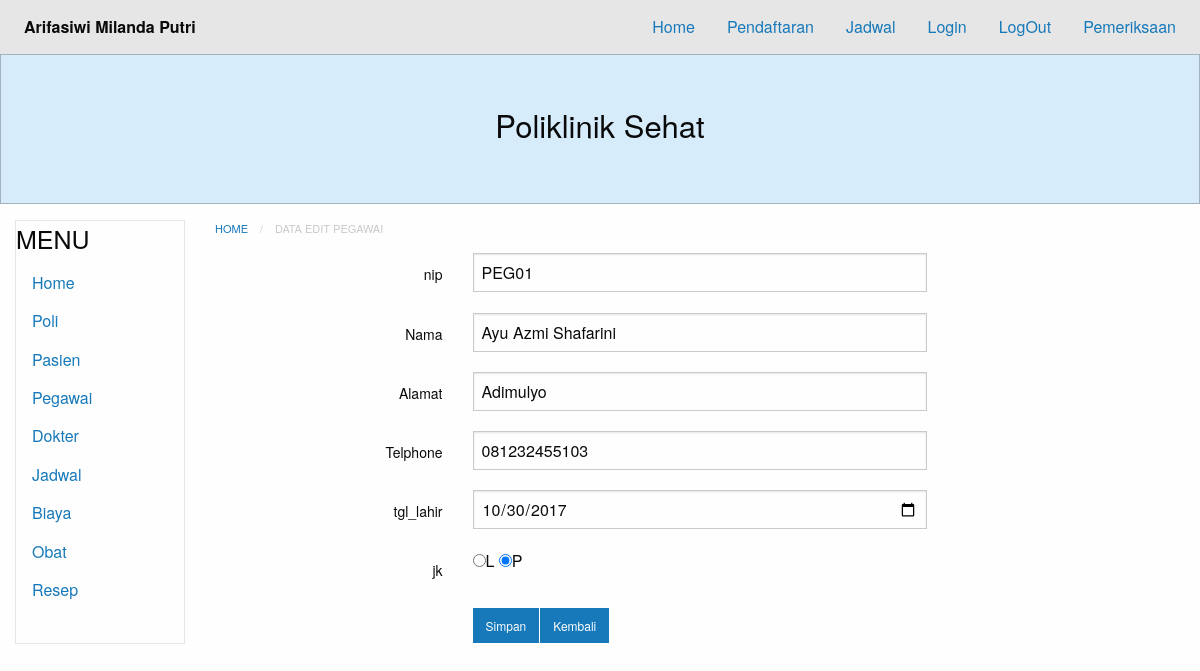
Screenshot of /?module=pegawai-show&id=1 with the database file from the repository.
### tables this page shows
CREATE TABLE `pegawai` (
  `id` int(11) NOT NULL,
  `nip` varchar(255) DEFAULT NULL,
  `nama` varchar(255) NOT NULL,
  `alamat` varchar(255) NOT NULL,
  `telp` varchar(255) NOT NULL,
  `tgl_lahir` date NOT NULL,
  `jk` varchar(255) NOT NULL
);

### database.php (called while the page is built, shortened)
<?php
class Database {
	private $db_host = "localhost";
	private $db_user = "root";
	private $db_pass = "";
	private $db_name = "07_arifasiwimp_poliklinik";
	var $con = false;
    var $myconn = "";
	var $result = array();
    function __construct() {
        if(!$this->con){
            $this->myconn = new mysqli($this->db_host, $this->db_user, $this->db_pass, $this->db_name);
            if($this->myconn->connect_errno > 0){
                array_push($this->result, $this->myconn->connect_error);
                return false;
            }else{
                $this->myconn->set_charset('utf8');
                $this->con = true;
                return true;
            }
        } else {
            return true;
        }
    }
	public function select($table, $rows = '*', $join = null,$join2 = null,$join3 = null,$join4 = null, $join5 = null, $join6 = null, $where = null, $order = null, $limit = null){
		$q = 'SELECT '.$rows.' FROM '.$table;
        if($where != null){
        	$q .= ' WHERE '.$where;
		}
        if($this->tableExists($table)){
        	$query = $this->myconn->query($q);
			if($query){
				$this->numResults = $query->num_rows;
				for($i = 0; $i < $this->numResults; $i++){
					$r = $query->fetch_array();
                	$key = array_keys($r);
                	for($x = 0; $x < count($key); $x++){
                    	if(!is_int($key[$x])){
                    		if($query->num_rows >= 1){
                    			$this->result[$i][$key[$x]] = $r[$key[$x]];
							}else{
								$this->result[$i][$key[$x]] = null;
							}
						}
					}
				}
				return true;
			}else{
				array_push($this->result, $this->myconn->error);
				return false;
			}
      	}else{
      		return false;
    	}
    }
	private function TableExists($table) {
    	$res = $this->myconn->query('SHOW TABLES LIKE "'.$table.'"');
    	if(isset($res->num_rows)) {
        	return $res->num_rows > 0 ? true : false;
    	} else {
    		array_push($this->result, $table." does not exist in this database");
    		return false;
    	}
	}
    public function getOne(){
        $val = $this->result;
        return $val;
    }
}

### content.php (called while the page is built, shortened)
<?php
$module = empty($_GET['module']) ? 'home' : $_GET['module'];
switch($module) {
    case 'pegawai-show':
        include 'modules/pegawai/pegawai-edit.php';
    break;
}
?>

### modules/pegawai/pegawai-edit.php (the view, shortened to what this page needs)
<?php require_once("database.php");
$id=$_GET['id'];
$db = new Database();
$db->select('pegawai','*','','','','','','', "id=$id");
$res= $db->getOne();
if(count($res) == 0){
  echo "<b>Tidak ada data yang tersedia</b>";
}else{
  foreach ($res as &$r){?>
<nav aria-label="You are here:" role="navigation">
<ul class="breadcrumbs">
  <li>
    <a href="?module=pegawai-edit?">Home</a></li>
  <li class="disabled">Data Edit pegawai</li>
</ul>
</nav>
<form action="" method="post">
  <div class="grid-x grid-padding-x">
    <div class="small-3 cell">
      <label for="nip" class="text-right middle">nip</label>
    </div>
    <div class="small-6 cell">
      <input type="text" name="nip" placeholder="nip" value="<?php echo $r['nip']; ?>" required>
    </div>
  </div>
  <div class="grid-x grid-padding-x">
    <div class="small-3 cell">
      <label for="nama" class="text-right middle">Nama</label>
    </div>
    <div class="small-6 cell">
      <input type="text" name="nama" placeholder="Nama" value="<?php echo $r['nama']; ?>" required>
    </div>
  </div>
  <div class="grid-x grid-padding-x">
    <div class="small-3 cell">
      <label for="alamat" class="text-right middle">Alamat</label>
    </div>
    <div class="small-6 cell">
      <input type="text" name="alamat" placeholder="Alamat" value="<?php echo $r['alamat']; ?>" required>
    </div>
  </div>
  <div class="grid-x grid-padding-x">
    <div class="small-3 cell">
      <label for="telp" class="text-right middle">Telphone</label>
    </div>
    <div class="small-6 cell">
      <input type="text" name="telp" placeholder="Telphone" value="<?php echo $r['telp']; ?>" required>
    </div>
  </div>
  <div class="grid-x grid-padding-x">
    <div class="small-3 cell">
      <label for="tgl_lahir" class="text-right middle">tgl_lahir</label>
    </div>
    <div class="small-6 cell">
      <input type="date" name="tgl_lahir" placeholder="tgl_lahir" value="<?php echo $r['tgl_lahir']; ?>" required>
    </div>
  </div>
  <div class="grid-x grid-padding-x">
    <div class="small-3 cell">
      <label for="jk" class="text-right middle">jk</label>
    </div>
    <div class="small-6 cell">
    <input type="radio" name="jk" <?php echo $r['jk'] == "L" ? "checked": "" ;?> value="L" />L
    <input type="radio" name="jk" <?php echo $r['jk'] == "P" ? "checked": "" ;?> value="P"/>P
    </div>
  </div>
  <div class="grid-x grid-padding-x">
    <div class="small-3 cell">
      <label for="nama" class="text-right middle"></label>
    </div>
    <div class="small-6 cell">
		<div class="small button-group">
  <button class="button" type="submit" name="submit">Simpan</button>
  <a class="button" href='javascript:self.history.back();'>Kembali</a>
</div>
    </div>
  </div>
</form>
<?php
              }
          }
          ?>

### rows the page displays
pegawai: nip "PEG01", nama "Ayu Azmi Shafarini", alamat "Adimulyo", telp "081232455103", tgl_lahir "10/30/2017", jk "☑"
